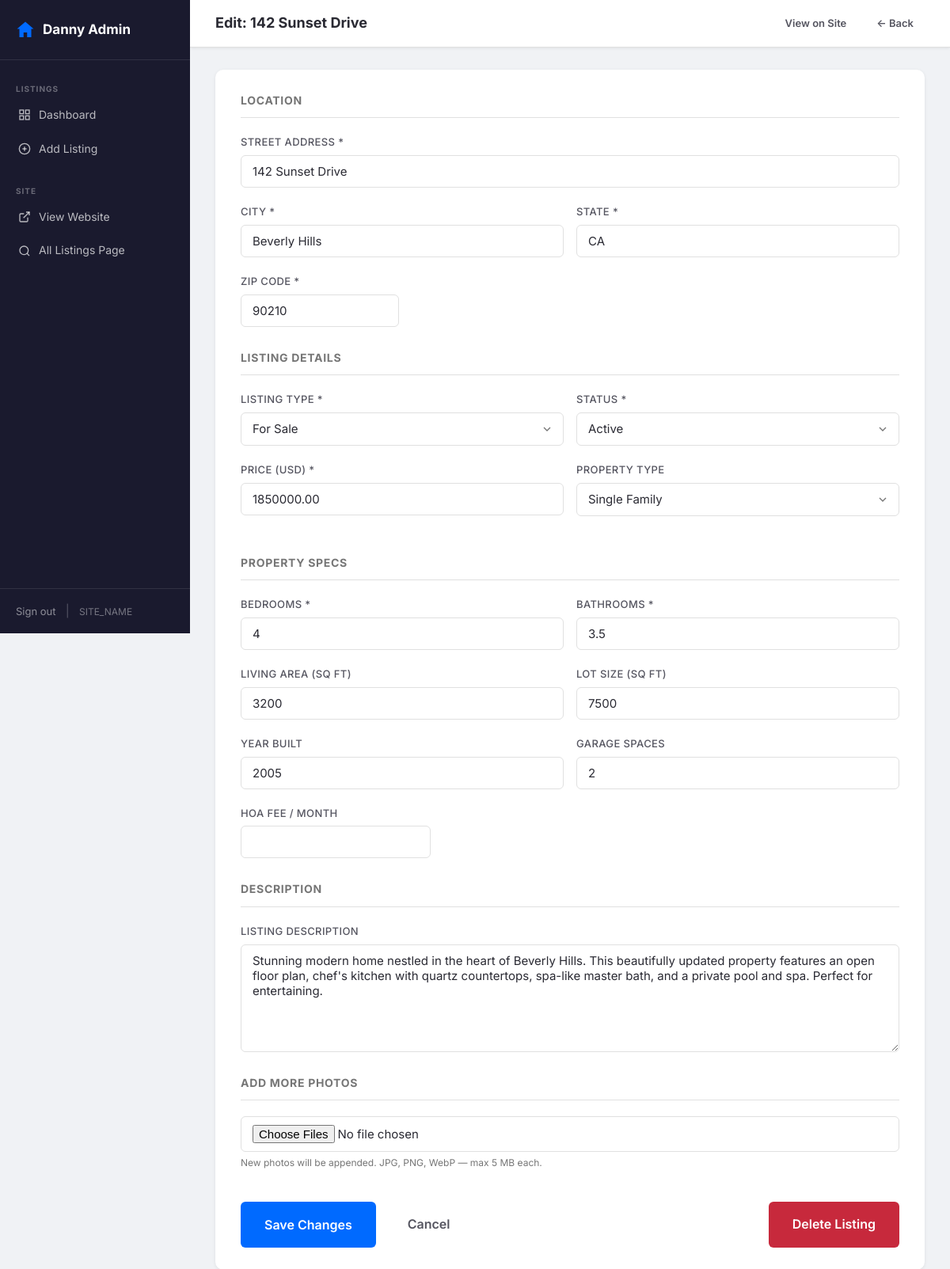
Screenshot of /v2/admin/edit-listing.php?id=1 (signed in) with the database file from the repository.
### tables this page shows
CREATE TABLE IF NOT EXISTS `properties` (
  `id`             INT UNSIGNED     NOT NULL AUTO_INCREMENT,
  `address`        VARCHAR(255)     NOT NULL,
  `city`           VARCHAR(100)     NOT NULL,
  `state`          VARCHAR(50)      NOT NULL,
  `zip`            VARCHAR(20)      NOT NULL,
  `price`          DECIMAL(14,2)    NOT NULL,
  `beds`           TINYINT UNSIGNED NOT NULL DEFAULT 0,
  `baths`          DECIMAL(4,1)     NOT NULL DEFAULT 0,
  `sqft`           INT UNSIGNED     NULL,
  `lot_sqft`       INT UNSIGNED     NULL,
  `year_built`     SMALLINT         NULL,
  `property_type`  VARCHAR(50)      NOT NULL DEFAULT 'Single Family',
  `listing_type`   ENUM('sale','rent') NOT NULL DEFAULT 'sale',
  `status`         ENUM('active','pending','sold','off-market') NOT NULL DEFAULT 'active',
  `description`    TEXT             NULL,
  `photos`         JSON             NULL COMMENT 'JSON array of relative image paths',
  `hoa_fee`        DECIMAL(10,2)    NULL,
  `garage`         TINYINT UNSIGNED NULL COMMENT 'number of garage spaces',
  `mls_id`         VARCHAR(100)     NULL COMMENT 'MLS listing number (NULL for manual entries)',
  `source`         ENUM('manual','mls') NOT NULL DEFAULT 'manual',
  `created_at`     TIMESTAMP        NOT NULL DEFAULT CURRENT_TIMESTAMP,
  `updated_at`     TIMESTAMP        NOT NULL DEFAULT CURRENT_TIMESTAMP ON UPDATE CURRENT_TIMESTAMP,
  PRIMARY KEY (`id`),
  INDEX `idx_status`       (`status`),
  INDEX `idx_listing_type` (`listing_type`),
  INDEX `idx_city_state`   (`city`, `state`),
  INDEX `idx_price`        (`price`),
  INDEX `idx_source`       (`source`),
  UNIQUE KEY `uk_mls_id`   (`mls_id`)
);

### v2/includes/db.php (called while the page is built, shortened)
<?php
function db(): PDO {
    static $pdo = null;
    $dsn = sprintf(
        'mysql:host=%s;dbname=%s;charset=%s',
        DB_HOST, DB_NAME, DB_CHARSET
    );
    $options = [
        PDO::ATTR_ERRMODE            => PDO::ERRMODE_EXCEPTION,
        PDO::ATTR_DEFAULT_FETCH_MODE => PDO::FETCH_ASSOC,
        PDO::ATTR_EMULATE_PREPARES   => false,
    ];
    try {
        $pdo = new PDO($dsn, DB_USER, DB_PASS, $options);
    } catch (PDOException $e) {
        error_log('Database connection failed: ' . $e->getMessage());
        http_response_code(503);
        exit('<h1>Service temporarily unavailable</h1><p>Please try again shortly.</p>');
    }
    return $pdo;
}

### v2/includes/functions.php (called while the page is built, shortened)
<?php
require_once __DIR__ . '/db.php';
function e(string $s): string {
    return htmlspecialchars($s, ENT_QUOTES, 'UTF-8');
}
function getProperty(int $id): ?array {
    $stmt = db()->prepare('SELECT * FROM properties WHERE id = :id LIMIT 1');
    $stmt->execute([':id' => $id]);
    $row = $stmt->fetch();
    return $row ?: null;
}

### v2/admin/edit-listing.php (the view, shortened to what this page needs)
<?php
require_once __DIR__ . '/../includes/db.php';
require_once __DIR__ . '/../includes/functions.php';
$id = isset($_GET['id']) ? (int)$_GET['id'] : 0;
$p  = $id ? getProperty($id) : null;
$existingPhotos = decodePhotos($p['photos']);
$errors = [];
if ($_SERVER['REQUEST_METHOD'] === 'POST') {
    if (!verifyCsrf($_POST['csrf'] ?? '')) {
        $errors[] = 'Invalid form token. Please refresh and try again.';
    } else {
        $data = [
            'address'       => trim(strip_tags($_POST['address']       ?? '')),
            'city'          => trim(strip_tags($_POST['city']          ?? '')),
            'state'         => trim(strip_tags($_POST['state']         ?? '')),
            'zip'           => trim(strip_tags($_POST['zip']           ?? '')),
            'price'         => trim($_POST['price']         ?? ''),
            'beds'          => trim($_POST['beds']          ?? ''),
            'baths'         => trim($_POST['baths']         ?? ''),
            'sqft'          => trim($_POST['sqft']          ?? ''),
            'lot_sqft'      => trim($_POST['lot_sqft']      ?? ''),
            'year_built'    => trim($_POST['year_built']    ?? ''),
            'property_type' => trim(strip_tags($_POST['property_type'] ?? '')),
            'listing_type'  => in_array($_POST['listing_type'] ?? '', ['sale','rent']) ? $_POST['listing_type'] : 'sale',
            'status'        => in_array($_POST['status'] ?? '', ['active','pending','sold','off-market']) ? $_POST['status'] : 'active',
            'hoa_fee'       => trim($_POST['hoa_fee']  ?? ''),
            'garage'        => trim($_POST['garage']   ?? ''),
            'description'   => trim(strip_tags($_POST['description'] ?? '')),
        ];
        if (!$data['address'])                                  $errors[] = 'Address is required.';
        if (!$data['city'])                                     $errors[] = 'City is required.';
        if (!$data['state'])                                    $errors[] = 'State is required.';
        if (!$data['zip'])                                      $errors[] = 'ZIP code is required.';
        if (!is_numeric($data['price']) || $data['price'] < 0) $errors[] = 'A valid price is required.';
        if (!is_numeric($data['beds'])  || $data['beds']  < 0) $errors[] = 'Beds must be a number.';
        if (!is_numeric($data['baths']) || $data['baths'] < 0) $errors[] = 'Baths must be a number.';
        $deletePhotos = $_POST['delete_photos'] ?? [];
        $remaining    = array_values(array_diff($existingPhotos, $deletePhotos));
        foreach ($deletePhotos as $filename) {
            deletePhotoFile($filename);
        }
        if (!empty($_FILES['photos']['tmp_name'][0])) {
            $uploadResult = handlePhotoUploads($_FILES['photos']);
            $remaining    = array_merge($remaining, $uploadResult['saved']);
            foreach ($uploadResult['errors'] as $e) $errors[] = $e;
        }
        if (empty($errors)) {
            $stmt = db()->prepare("
                UPDATE properties SET
                    address=:address, city=:city, state=:state, zip=:zip,
                    price=:price, beds=:beds, baths=:baths, sqft=:sqft, lot_sqft=:lot_sqft,
                    year_built=:year_built, property_type=:property_type,
                    listing_type=:listing_type, status=:status,
                    hoa_fee=:hoa_fee, garage=:garage, description=:description, photos=:photos
                WHERE id=:id
            ");
            $stmt->execute([
                ':address'       => $data['address'],
                ':city'          => $data['city'],
                ':state'         => $data['state'],
                ':zip'           => $data['zip'],
                ':price'         => (float)$data['price'],
                ':beds'          => (int)$data['beds'],
                ':baths'         => (float)$data['baths'],
                ':sqft'          => $data['sqft']       ? (int)$data['sqft']       : null,
                ':lot_sqft'      => $data['lot_sqft']   ? (int)$data['lot_sqft']   : null,
                ':year_built'    => $data['year_built'] ? (int)$data['year_built'] : null,
                ':property_type' => $data['property_type'],
                ':listing_type'  => $data['listing_type'],
                ':status'        => $data['status'],
                ':hoa_fee'       => $data['hoa_fee']    ? (float)$data['hoa_fee']  : null,
                ':garage'        => $data['garage']     ? (int)$data['garage']     : null,
                ':description'   => $data['description'],
                ':photos'        => json_encode(array_values($remaining)),
                ':id'            => $id,
            ]);
            flashSet('success', 'Listing updated successfully.');
            header('Location: /v2/admin/');
            exit;
        }
        $p = array_merge($p, $data);
        $existingPhotos = $remaining;
    }
} else {
    $data = $p;
}
?>
<!DOCTYPE html>
<html lang="en">
<head>
  <link rel="stylesheet" href="/v2/assets/css/style.css">
</head>
<body class="admin-body">
<div class="admin-wrap">
  <?php require __DIR__ . '/partials/sidebar.php'; ?>
  <div class="admin-main">
    <div class="admin-topbar">
      <h1 class="admin-page-title">Edit: <?= e($p['address']) ?></h1>
      <div style="display:flex; gap:10px;">
        <a href="/v2/property.php?id=<?= $id ?>" target="_blank" class="btn btn-ghost btn-sm">View on Site</a>
        <a href="/v2/admin/" class="btn btn-ghost btn-sm">&larr; Back</a>
      </div>
    </div>
    <div class="admin-content">
      <form method="post" enctype="multipart/form-data" class="admin-form-card">
        <div class="admin-form-section">
          <h2 class="admin-form-section-title">Location</h2>
          <div class="form-group">
            <label class="form-label" for="address">Street Address *</label>
            <input type="text" id="address" name="address" class="form-control" value="<?= e($data['address'] ?? '') ?>" required>
          </div>
          <div class="form-row">
            <div class="form-group">
              <label class="form-label" for="city">City *</label>
              <input type="text" id="city" name="city" class="form-control" value="<?= e($data['city'] ?? '') ?>" required>
            </div>
            <div class="form-group">
              <label class="form-label" for="state">State *</label>
              <input type="text" id="state" name="state" class="form-control" value="<?= e($data['state'] ?? '') ?>" required>
            </div>
          </div>
          <div class="form-group" style="max-width:200px;">
            <label class="form-label" for="zip">ZIP Code *</label>
            <input type="text" id="zip" name="zip" class="form-control" value="<?= e($data['zip'] ?? '') ?>" required>
          </div>
        </div>
        <div class="admin-form-section">
          <h2 class="admin-form-section-title">Listing Details</h2>
          <div class="form-row">
            <div class="form-group">
              <label class="form-label" for="listing_type">Listing Type *</label>
              <select id="listing_type" name="listing_type" class="form-control">
                <option value="sale" <?= ($data['listing_type'] ?? '') === 'sale' ? 'selected' : '' ?>>For Sale</option>
              </select>
            </div>
            <div class="form-group">
              <label class="form-label" for="status">Status *</label>
              <select id="status" name="status" class="form-control">
                <?php foreach (['active','pending','sold','off-market'] as $s): ?>
                  <option value="<?= $s ?>" <?= ($data['status'] ?? '') === $s ? 'selected' : '' ?>><?= ucfirst($s) ?></option>
                <?php endforeach; ?>
              </select>
            </div>
          </div>
          <div class="form-row">
            <div class="form-group">
              <label class="form-label" for="price">Price (USD) *</label>
              <input type="number" id="price" name="price" class="form-control" min="0" step="1" value="<?= e($data['price'] ?? '') ?>" required>
            </div>
            <div class="form-group">
              <label class="form-label" for="property_type">Property Type</label>
              <select id="property_type" name="property_type" class="form-control">
                <?php foreach (['Single Family','Condo','Townhouse','Multi-Family','Land','Commercial','Other'] as $pt): ?>
                  <option value="<?= e($pt) ?>" <?= ($data['property_type'] ?? '') === $pt ? 'selected' : '' ?>><?= e($pt) ?></option>
                <?php endforeach; ?>
              </select>
            </div>
          </div>
        </div>
        <div class="admin-form-section">
          <h2 class="admin-form-section-title">Property Specs</h2>
          <div class="form-row">
            <div class="form-group">
              <label class="form-label" for="beds">Bedrooms *</label>
              <input type="number" id="beds" name="beds" class="form-control" min="0" step="1" value="<?= e($data['beds'] ?? '') ?>" required>
            </div>
            <div class="form-group">
              <label class="form-label" for="baths">Bathrooms *</label>
              <input type="number" id="baths" name="baths" class="form-control" min="0" step="0.5" value="<?= e($data['baths'] ?? '') ?>" required>
            </div>
          </div>
          <div class="form-row">
            <div class="form-group">
              <label class="form-label" for="sqft">Living Area (sq ft)</label>
              <input type="number" id="sqft" name="sqft" class="form-control" value="<?= e($data['sqft'] ?? '') ?>">
            </div>
            <div class="form-group">
              <label class="form-label" for="lot_sqft">Lot Size (sq ft)</label>
              <input type="number" id="lot_sqft" name="lot_sqft" class="form-control" value="<?= e($data['lot_sqft'] ?? '') ?>">
            </div>
          </div>
          <div class="form-row">
            <div class="form-group">
              <label class="form-label" for="year_built">Year Built</label>
              <input type="number" id="year_built" name="year_built" class="form-control" value="<?= e($data['year_built'] ?? '') ?>">
            </div>
            <div class="form-group">
              <label class="form-label" for="garage">Garage Spaces</label>
              <input type="number" id="garage" name="garage" class="form-control" value="<?= e($data['garage'] ?? '') ?>">
            </div>
          </div>
          <div class="form-group" style="max-width:240px;">
            <label class="form-label" for="hoa_fee">HOA Fee / Month</label>
            <input type="number" id="hoa_fee" name="hoa_fee" class="form-control" value="<?= e($data['hoa_fee'] ?? '') ?>">
          </div>
        </div>
        <div class="admin-form-section">
          <h2 class="admin-form-section-title">Description</h2>
          <div class="form-group">
            <label class="form-label" for="description">Listing Description</label>
            <textarea id="description" name="description" class="form-control" rows="6"><?= e($data['description'] ?? '') ?></textarea>
          </div>
        </div>
        <div class="admin-form-section">
          <h2 class="admin-form-section-title">Add More Photos</h2>
          <div class="form-group">
            <input type="file" id="photoInput" name="photos[]" class="form-control" multiple accept="image/jpeg,image/png,image/webp">
            <p class="form-hint">New photos will be appended. JPG, PNG, WebP — max 5 MB each.</p>
          </div>
        </div>
        <div style="display:flex; gap:12px; flex-wrap:wrap;">
          <button type="submit" class="btn btn-primary btn-lg">Save Changes</button>
          <a href="/v2/admin/" class="btn btn-ghost btn-lg">Cancel</a>
          <a href="/v2/admin/delete-listing.php?id=<?= $id ?>"
             class="btn btn-danger btn-lg"
             style="margin-left:auto;"
             data-confirm="Delete this listing permanently?">Delete Listing</a>
        </div>
      </form>
    </div>
  </div>
</div>
</body>
</html>

### rows the page displays
properties: address "142 Sunset Drive", city "Beverly Hills", state "CA", zip "90210", listing_type "For Sale", status "Active", price "1850000.00", beds "4", baths "3.5", sqft "3200", lot_sqft "7500", year_built "2005", garage "2", description "Stunning modern home nestled in the heart of Beverly Hills. This beautifully updated property features an open floor plan, chef's kitchen with quartz countertops, spa-like master bath, and a private pool and spa. Perfect for entertaining."

### other values shown
SITE_NAME "SITE_NAME"
form field property_type "Single Family"
